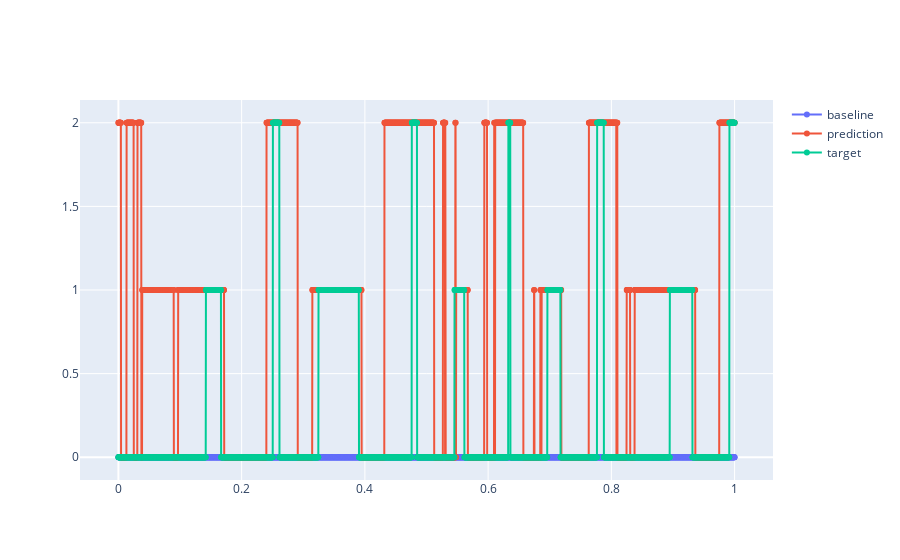

The notebook cell saved with this chart:
### Code cell
x_scale = np.linspace(0, 1, len(test_targets[2000:5000]))

# Create traces
fig = go.Figure()
fig.add_trace(go.Scatter(x=x_scale, y=baseline[2000:5000], mode='markers+lines', name='baseline'))
fig.add_trace(go.Scatter(x=x_scale, y=pred[2000:5000], mode='markers+lines', name='prediction'))
fig.add_trace(go.Scatter(x=x_scale, y=test_targets[2000:5000], mode='markers+lines', name='target'))


fig.show()

### Figure 1 — Plotly figure (JSON) as saved in the notebook; plotly's stock layout.template omitted (floating-point values rounded to 4 significant figures; data arrays with more than 128 entries replaced by an {"elided": "..."} marker saying what was removed)
{"data": [{"mode": "markers+lines", "name": "baseline", "type": "scatter", "x": {"elided": "3000 float values"}, "y": {"elided": "3000 int values"}}, {"mode": "markers+lines", "name": "prediction", "type": "scatter", "x": {"elided": "3000 float values"}, "y": {"elided": "3000 int values"}}, {"mode": "markers+lines", "name": "target", "type": "scatter", "x": {"elided": "3000 float values"}, "y": {"elided": "3000 int values"}}], "layout": {}}
